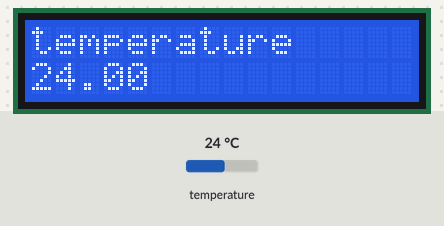
Recording of a sketch running on a simulated Arduino Uno, built with avr-gcc and run on an emulated ATmega328P. Parts: 16×2 character LCD. Inputs (shaded band) come from the test bench; at power-on: temperature 24 °C. What the sketch prints to the serial monitor is not drawn.

Above: at 2.7 s.
2.8 s: temperature set to 12 °C
At 3.5 s:
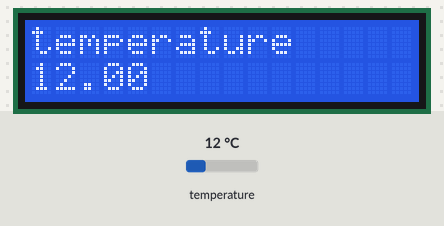
4.6 s: temperature set to 19 °C
At 5.8 s:
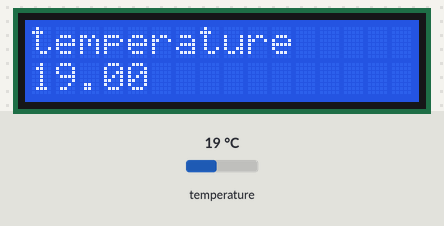
6.2 s: temperature set to 28 °C
At 6.8 s:
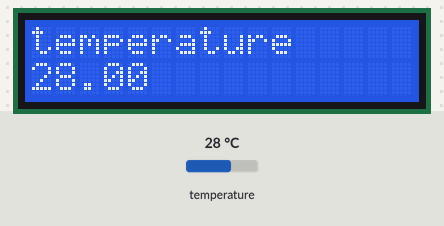
Timing chart, 0 to 9.2 s (numbered marks = the images above; inputs shaded):
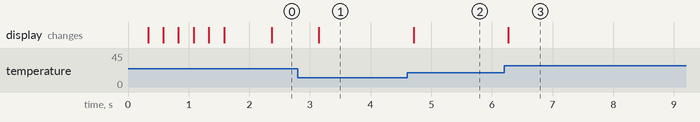

The sketch:

tem-lcd-ex.ino
```cpp
//溫度感測,溫度顯示在LCD上
//I2C LCD  -GND-VCC-SDA-SCL   ---LCD腳位接下Arduino腳位
//接Arduino-GND-5V -A4 -A5    ---Arduino接腳
//DS18B20溫度感知sensor +接5V,-接GND,OUT接Arduino第2腳

//溫度感知套件-start
#include <OneWire.h>  // 匯入程式庫標頭檔
#include <DallasTemperature.h>
#define ONE_WIRE_BUS 2  // Arduino數位腳位2(DIGITAL)接到OUT
OneWire oneWire(ONE_WIRE_BUS);
DallasTemperature sensors(&oneWire);
//溫度感知套件-end

float val;

//LCD套件-start
#include <Wire.h>
#include <LiquidCrystal_I2C.h>
LiquidCrystal_I2C lcd(0x3F, 2, 1, 0, 4, 5, 6, 7, 3, POSITIVE);
//LCD套件-end

void setup() {
  Serial.begin(9600);      // 監控視窗波特率为9600
  Serial.println("Temperature Sensor start");
  sensors.begin();    // 初始化

   // 初始化 LCD，一行 16 的字元，共 2 行，預設開啟背光
lcd.begin(16, 2);

// 閃爍三次
for(int i = 0; i < 3; i++) {
lcd.backlight(); // 開啟背光
delay(250);
lcd.noBacklight(); // 關閉背光
delay(250);
}
lcd.backlight();
}

void loop() {
// 要求匯流排上的所有感測器進行溫度轉換（不過我只有一個）
  sensors.requestTemperatures();//原始檔
val = sensors.getTempCByIndex(0) ; // 參數0代表匯流排上第0個1-Wire裝置
  Serial.println(val);//直接顯示溫度
lcd.setCursor(0, 0); // 設定游標位置在第一行行首
lcd.print("temperature");
lcd.setCursor(0, 1); // 設定游標位置在第二行行首
lcd.print(val);

}
```

Measured:
- after the input at 2.8 s, the display: changes after 0.35 s (image 1)
- after the input at 4.6 s, the display: changes after 0.11 s (image 2)
- after the input at 6.2 s, the display: changes after 0.07 s (image 3)
